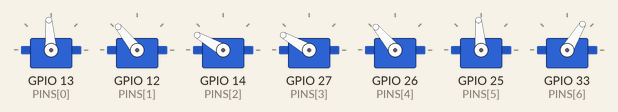
Recording of a sketch running on a simulated ESP32. On the bench: 7 × servo. WiFi joins after 1.5 s; servers stay silent unless stated; what the sketch prints to the serial monitor is not drawn.

Above: at 1.55 s.
At 2.35 s:
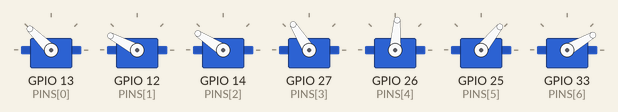
At 3.15 s:
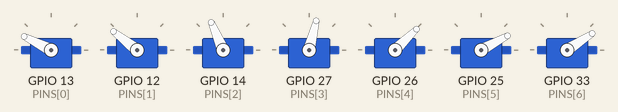
At 4.75 s:
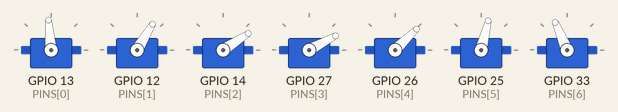
At 6.35 s:
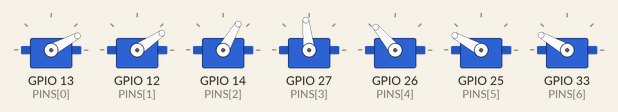
At 8.0 s:
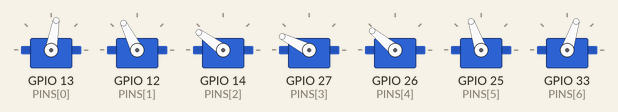
Timing chart, 0 to 10.2 s (numbered marks = the images above):
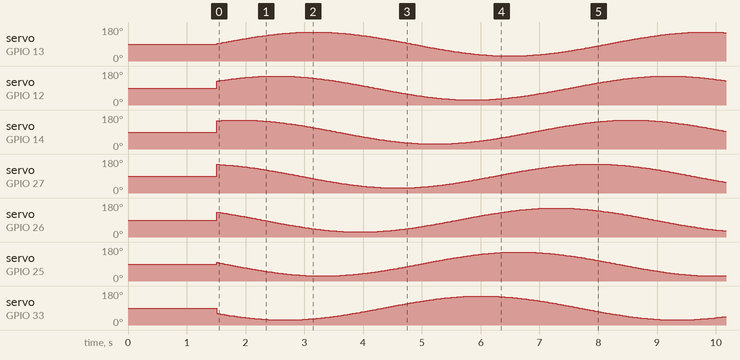

The sketch:

firmware.ino
```cpp
/*
 * Team Straw Hat — 7-servo robotic-arm firmware (ESP32 + Wi-Fi, Wokwi PoC)
 *
 * Phase 5 electrical PoC: a servo-driven arm REMOTELY CONTROLLED OVER WI-FI.
 * The ESP32 joins Wi-Fi and runs a TCP server on :8080 that accepts the joint
 * vector (radians) — the same q[] the web app prints — so the browser pipeline
 * can drive the physical arm over the network. Until a client sends a pose, the
 * arm runs a slow demo sweep so the servos visibly move.
 *
 * Joint order mirrors src/core/chain.ts exactly:
 *   1 base yaw · 2 shoulder · 3 elbow · 4 forearm roll · 5 wrist pitch ·
 *   6 tool roll · 7 stylus pitch
 */
#include <WiFi.h>
#include <ESP32Servo.h>

const int NJ = 7;
// PWM-capable GPIOs on the ESP32 DevKit (one per joint).
const int PINS[NJ] = { 13, 12, 14, 27, 26, 25, 33 };

// Joint limits (radians) — transcribed from src/core/chain.ts.
const float LOWER[NJ] = { -3.1416f, -2.0944f, -2.6180f, -3.1416f, -2.0944f, -3.1416f, -2.0944f };
const float UPPER[NJ] = {  3.1416f,  2.0944f,  2.6180f,  3.1416f,  2.0944f,  3.1416f,  2.0944f };
const char* LABEL[NJ] = { "base", "shoulder", "elbow", "forearm", "wrist", "tool", "stylus" };

Servo servos[NJ];
float q[NJ] = { 0, 0, 0, 0, 0, 0, 0 };
bool haveTarget = false;

WiFiServer server(8080);

// Map a joint angle (rad) within its limits onto a 0-180 servo command.
int toServoDeg(int j, float rad) {
  float v = rad;
  if (v < LOWER[j]) v = LOWER[j];
  if (v > UPPER[j]) v = UPPER[j];
  return (int)((v - LOWER[j]) / (UPPER[j] - LOWER[j]) * 180.0f + 0.5f);
}

void applyQ() {
  for (int j = 0; j < NJ; j++) servos[j].write(toServoDeg(j, q[j]));
}

// Parse "[a, b, c, d, e, f, g]" (radians) into q[]. Returns true on 7 values.
bool parseVector(const String& line) {
  int idx = 0, i = 0, n = line.length();
  while (i < n && idx < NJ) {
    while (i < n && !(isDigit(line[i]) || line[i] == '-' || line[i] == '+' || line[i] == '.')) i++;
    if (i >= n) break;
    int start = i;
    while (i < n && (isDigit(line[i]) || line[i] == '-' || line[i] == '+' ||
                     line[i] == '.' || line[i] == 'e' || line[i] == 'E')) i++;
    q[idx++] = line.substring(start, i).toFloat();
  }
  return idx == NJ;
}

void setup() {
  Serial.begin(115200);
  for (int j = 0; j < NJ; j++) servos[j].attach(PINS[j]);
  applyQ();

  Serial.print(F("Connecting to Wi-Fi"));
  WiFi.begin("Wokwi-GUEST", "");
  while (WiFi.status() != WL_CONNECTED) { delay(250); Serial.print('.'); }
  Serial.println();
  Serial.print(F("Straw Hat arm online over Wi-Fi @ "));
  Serial.println(WiFi.localIP());
  Serial.println(F("Send [j1..j7] radians to TCP :8080, or watch the sweep."));
  server.begin();
}

unsigned long lastMove = 0;
float phase = 0;

void loop() {
  // Wi-Fi command path: a client sends the joint vector over the network.
  WiFiClient client = server.available();
  if (client) {
    String line = client.readStringUntil('\n');
    if (parseVector(line)) {
      haveTarget = true;
      applyQ();
      client.print(F("set:"));
      for (int j = 0; j < NJ; j++) {
        client.print(' '); client.print(LABEL[j]);
        client.print('='); client.print(toServoDeg(j, q[j]));
      }
      client.println();
    } else {
      client.println(F("parse error — expected 7 numbers, e.g. [0,1.15,0.75,0,0.95,0,0.45]"));
    }
    client.stop();
  }

  // Idle demo sweep until a Wi-Fi pose arrives.
  if (!haveTarget && millis() - lastMove > 20) {
    lastMove = millis();
    phase += 0.02f;
    for (int j = 0; j < NJ; j++) {
      float mid = (LOWER[j] + UPPER[j]) * 0.5f;
      float amp = (UPPER[j] - LOWER[j]) * 0.35f;
      q[j] = mid + amp * sin(phase + j * 0.6f);
    }
    applyQ();
  }
}
```
